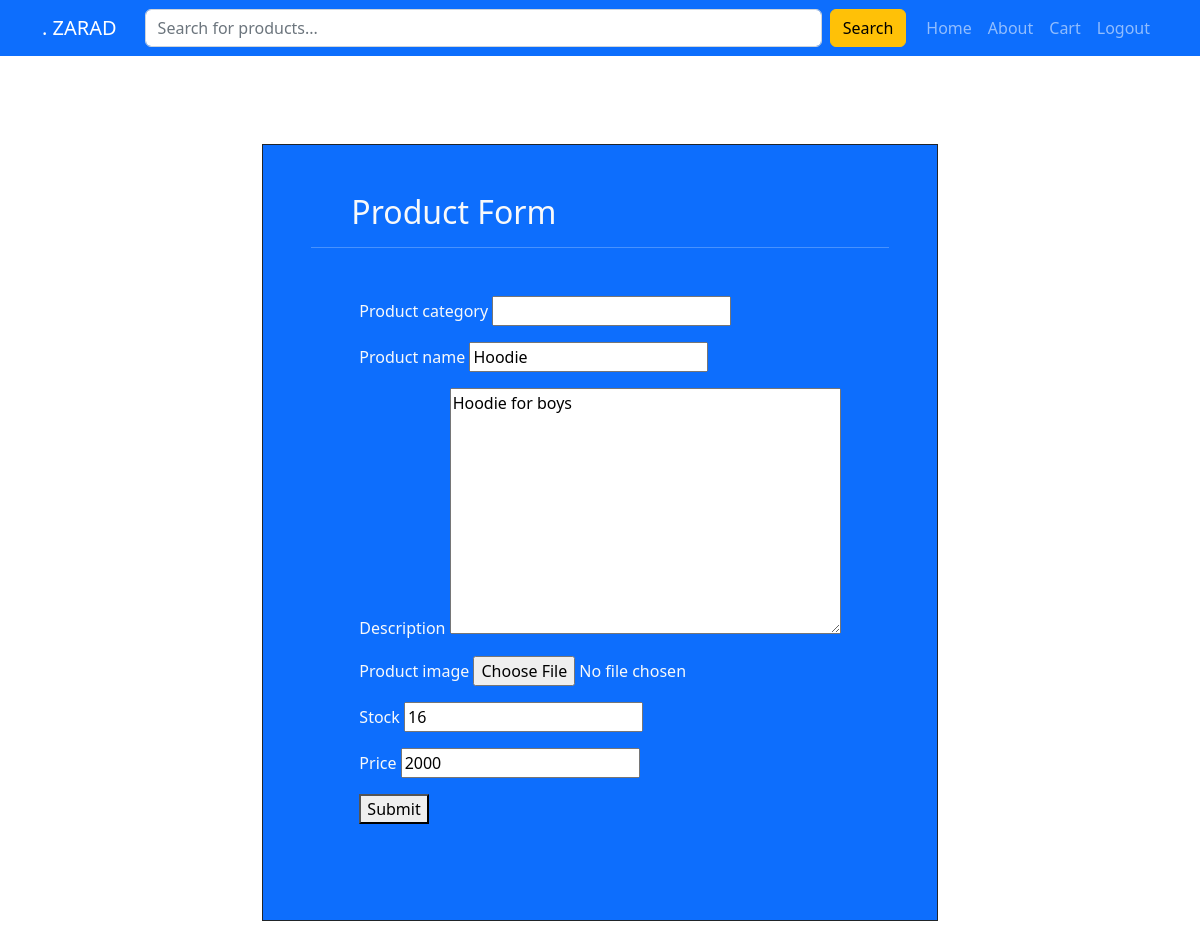
Screenshot of /editproduct/21/ (signed in) with the database file from the repository.
### base/models.py (models this page shows, shortened)
class Product(models.Model):
    name = models.CharField(max_length=200)
    descritpion = models.TextField(max_length=500,null=True,blank=True)
    price = models.IntegerField()
    stock = models.IntegerField()
    seller = models.ForeignKey(User, on_delete=models.SET_NULL , null=True)
    category = models.ForeignKey(Category,on_delete=models.SET_NULL , null=True)
    image = models.ImageField(null=True, default='Product.png')
    updated = models.DateTimeField(auto_now=True)
    created = models.DateTimeField(auto_now_add=True)

### base/views.py (the view, shortened to what this page needs)
# urls.py: path('editproduct/<str:pk>/' , views.editproduct , name='editproduct' ),
def editproduct(request , pk):
    product  = Product.objects.get(id=pk)
    form = Productform(instance=product) # This prefills the RoomForm class with room data
    if request.user != product.seller:
        return HttpResponse(f"This room can be only edited by {product.seller}." )
    content = {"form" : form , 'product' : product,}
    return render(request , "product_form.html" , content)

### base/form.py
class Productform(ModelForm):
    class Meta:
        model = Product
        fields = ['name','descritpion','category','image','stock','price']

### base/templates/product_form.html (shortened to what this page needs)
{% extends 'main.html' %}
{% block content %}
<main>
    <section class="d-flex justify-content-center mt-5 p-5">
        <div class="mt-5 border border-dark p-5 bg-primary text-light" id="container">
            <h2 class="ps-3 ms-4">Product Form</h2>
            <hr>
            <div class="d-flex  align-items-center m-5" id="container">
                <form  method="POST" action=" " enctype='multipart/form-data'>
                        <label for="product_category">Product category</label>
                        <input type="text" name="category" value="{{Product.category}}" list="topic-list" required>
                         <br>
                        <label for="room_name">Product name</label>
                        {{form.name}} <br>
                        <label for="room_name">Description</label>
                        {{form.descritpion}} <br>
                        <label for="room_name">Product image</label>
                        {{form.image}} <br>
                        <label for="room_name">Stock</label>
                        {{form.stock}} <br>
                        <label for="room_name">Price</label>
                        {{form.price}} <br>
                    <button type="submit">Submit</button>
                </form>
            </div>
        </div>
    </section>
</main>
{% endblock content %}

### rows the page displays
Product: name "Hoodie", descritpion "Hoodie for boys", stock "16", price "2000"
